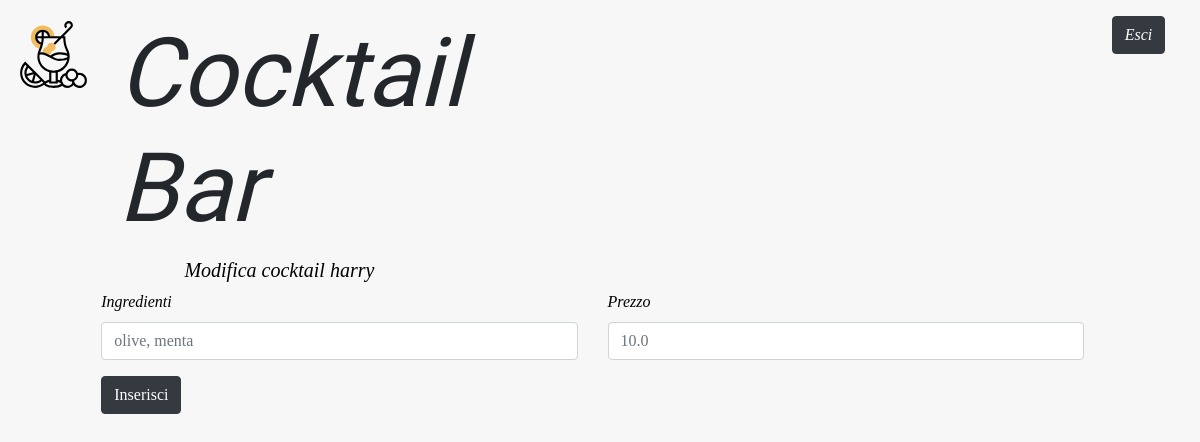
The app's page /modifica-cocktail/12/ with its own data.
### bar/models.py (models this page shows, shortened)
class Cocktail(models.Model):
    id = models.BigAutoField(primary_key=True)
    nome = models.CharField(max_length=100)
    ingredienti = models.TextField()  # This field type is a guess.
    prezzo = models.FloatField()
    class Meta:
        db_table = 'Cocktail'

### bar/views.py (the view)
# urls.py: path('modifica-cocktail/<int:cocktail_id>/', views.goToModificaCocktail, name='goToModificaCocktail'),
def goToModificaCocktail(request, cocktail_id):
    c = Cocktail.objects.get(id=cocktail_id)
    return render(request, 'bar/modifica-cocktail.html', {'cocktail': c})

### bar/templates/bar/modifica-cocktail.html (shortened to what this page needs)
<!DOCTYPE html>
<html lang="it">
<head>
    {% load static %}
    <link rel="stylesheet" href="{% static 'bar/bootstrap/css/bootstrap.css' %}">
    <link rel="stylesheet" href="https://cdnjs.cloudflare.com/ajax/libs/font-awesome/4.7.0/css/font-awesome.min.css">
    <link rel="stylesheet" href="{% static 'bar/css/style.css' %}">
    <link rel="stylesheet" href="{% static 'bar/css/modifica-avvenuta.css' %}">
</head>
<body>
    <header>
        <div class="container-header mt-3">
            <div class="row m-1">
                <div class="col-1">
                    <img src="../../static/bar/imgs/cocktail.svg" alt="bicchiere da cocktail" class="logo-glass">
                </div>
                <div class="col-5">
                    <h1 class="title-header">Cocktail Bar</h1>
                </div>
                <div class="col-6">
                    <div class="row justify-content-end">
                        <div class="offset-8 col-2">
                            <a class="btn btn-dark" href="{% url 'logout' %}">Esci</a>
                        </div>
                    </div>
                </div>
            </div>
        </div>
    </header>
    <form method="post" action="{% url 'modifica-cocktail' cocktail.id %}">
        <div class="row justify-content-center">
            <div class="col-10">
                <div class="row justify-content-center">
                    <div class="col-10">
                        <h5>Modifica cocktail {{ cocktail.nome }}</h5>
                    </div>
                </div>
                <div class="row">
                    <div class="form-group col-6">
                        <label for="inputIngredienti">Ingredienti</label>
                        <input type="text" class="form-control" id="inputIngredienti" placeholder="{{cocktail.ingredienti}}" name="ingredienti">
                    </div>
                    <div class="form-group col-6">
                        <label for="inputPrezzo">Prezzo</label>
                        <input type="prezzo" class="form-control" id="inputPrezzo" placeholder="{{cocktail.prezzo}}" name="prezzo">
                    </div>
                </div>
                <div class="row">
                    <div class="col-6">
                        <button type="submit" class="btn btn-dark">Inserisci</button>
                    </div>
                </div>
            </div>
        </div>
    </form>
</body>
</html>

### bar/static/bar/css/style.css (style rules this page uses)
body { background-color: #f7f7f7; font-family: "Amiri"; font-style: italic; color: #000; }
.title-header { font-size: 6em; font-family: 'Indie Flower', cursive; color: rgb(35, 39, 43); }
.justify-content-center { margin-right: 0px !important; }
.logo-glass { width: 100%; padding-top: 4px; }

### records on screen
Cocktail: nome "harry", ingredienti "olive, menta", prezzo "10.0"
